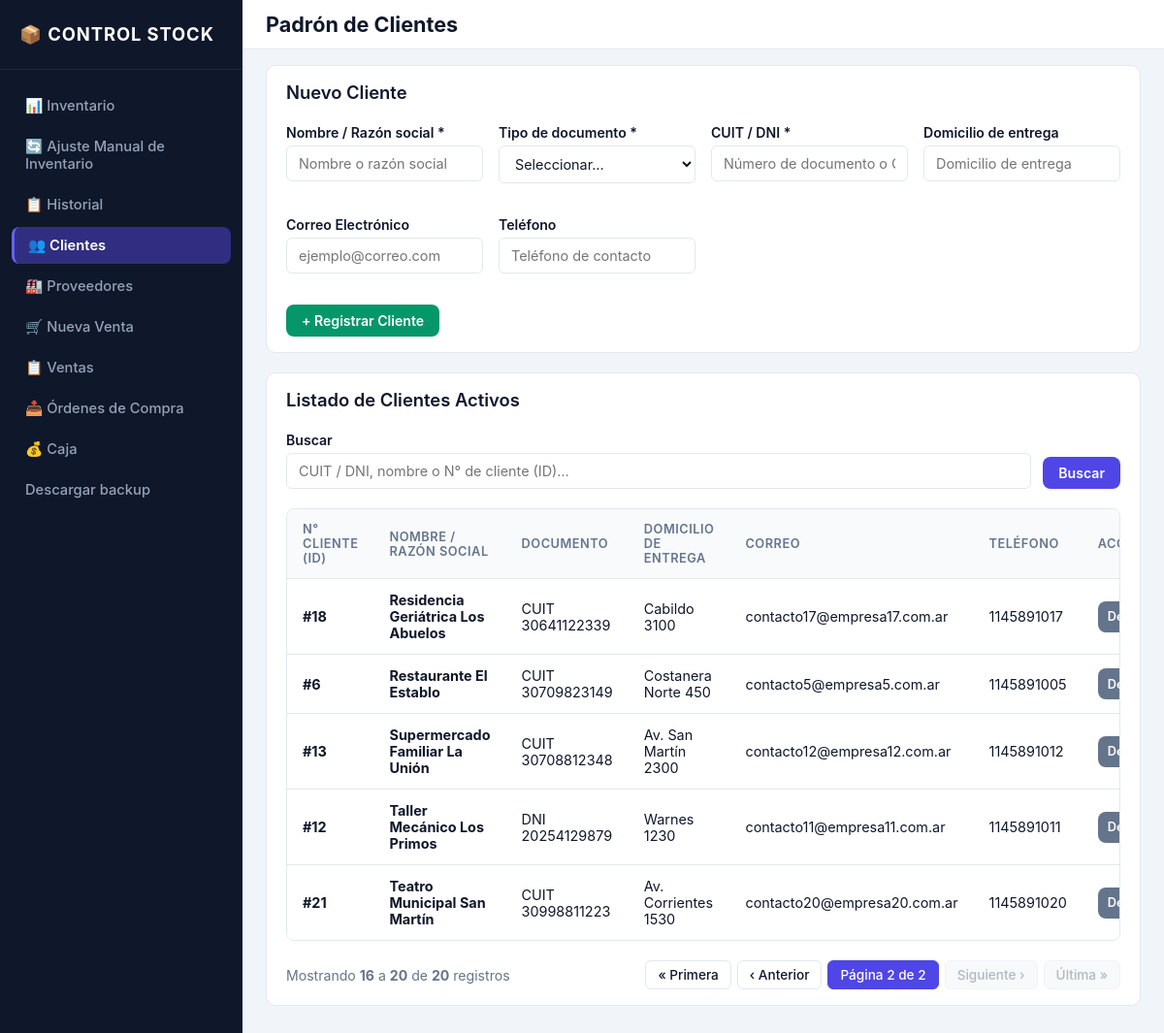
/clientes/?page=2, run on the app's committed database.
### inventario/models.py (models this page shows, shortened)
class Cliente(models.Model):
    TIPO_DOC_CHOICES = [
        ("DNI", "DNI"),
        ("CUIT", "CUIT"),
    ]
    nombre = models.CharField(max_length=150, verbose_name="Nombre / Razón social")
    tipo_documento = models.CharField(
        max_length=10,
        choices=TIPO_DOC_CHOICES,
        null=True,
        blank=True,
        verbose_name="Tipo de documento",
    )
    numero_documento = models.CharField(
        max_length=20,
        unique=True,
        null=True,
        blank=True,
        verbose_name="Número de documento",
    )
    domicilio = models.CharField(
        max_length=255,
        blank=True,
        default="",
        verbose_name="Domicilio de entrega",
    )
    correo = models.EmailField(blank=True, verbose_name="Correo electrónico")
    telefono = models.CharField(max_length=50, blank=True, verbose_name="Teléfono")
    activo = models.BooleanField(default=True, verbose_name="Activo")
    fecha_creacion = models.DateTimeField(auto_now_add=True, verbose_name="Fecha de creación")
    class Meta:
        verbose_name = "Cliente"
        verbose_name_plural = "Clientes"
        ordering = ["nombre"]

### inventario/views.py (the view, shortened to what this page needs)
# urls.py: path("clientes/", views.cliente_list_crear, name="cliente_list"),
def cliente_list_crear(request):
    if request.method == "POST":
        form = ClienteForm(request.POST)
        if form.is_valid():
            cliente = form.save()
            messages.success(request, f"Cliente '{cliente.nombre}' registrado con éxito.")
            return redirect("cliente_list")
    else:
        form = ClienteForm()
    clientes = Cliente.objects.filter(activo=True)
    query = request.GET.get("q", "").strip()
    paginator = Paginator(clientes, 15)
    page_number = request.GET.get("page")
    page_obj = paginator.get_page(page_number)
    return render(
        request,
        "inventario/cliente_list.html",
        {
            "clientes": page_obj,
            "page_obj": page_obj,
            "form": form,
            "query": query,
        },
    )

### inventario/templatetags/inventario_tags.py (called while the page is built)
@register.simple_tag(takes_context=True)
def param_replace(context, **kwargs):
    request = context.get("request")
    if not request:
        return ""
    params = request.GET.copy()
    for key, value in kwargs.items():
        if value is not None and value != "":
            params[key] = value
        else:
            params.pop(key, None)
    return params.urlencode()

### templates/inventario/cliente_list.html (shortened to what this page needs)
{% extends 'base.html' %}
{% block topbar_title %}Padrón de Clientes{% endblock %}
{% block content %}
<div class="card mb-20">
    <div class="card-header-flex">
        <h2 class="card-title">Nuevo Cliente</h2>
    </div>
    <form method="post">
        <div class="form-grid-row">
            <div class="form-group">
                <label class="form-label">Nombre / Razón social *</label>
                {{ form.nombre }}
            </div>
            <div class="form-group">
                <label class="form-label">Tipo de documento *</label>
                {{ form.tipo_documento }}
            </div>
            <div class="form-group">
                <label class="form-label">CUIT / DNI *</label>
                {{ form.numero_documento }}
            </div>
            <div class="form-group">
                <label class="form-label">Domicilio de entrega</label>
                {{ form.domicilio }}
            </div>
            <div class="form-group">
                <label class="form-label">Correo Electrónico</label>
                {{ form.correo }}
            </div>
            <div class="form-group">
                <label class="form-label">Teléfono</label>
                {{ form.telefono }}
            </div>
        </div>
        <button type="submit" class="btn btn-success">+ Registrar Cliente</button>
    </form>
</div>
<div class="card">
    <div class="card-header-flex">
        <h2 class="card-title">Listado de Clientes Activos</h2>
    </div>
    <form method="get" class="filter-form">
        <div class="filter-input-main">
            <label class="form-label">Buscar</label>
            <input type="text" name="q" value="{{ query }}" placeholder="CUIT / DNI, nombre o N° de cliente (ID)..." class="form-control">
        </div>
        <div>
            <button type="submit" class="btn btn-primary">Buscar</button>
        </div>
    </form>
    <div class="table-responsive">
        <table>
            <thead>
                <tr>
                    <th>N° Cliente (ID)</th>
                    <th>Nombre / Razón social</th>
                    <th>Documento</th>
                    <th>Domicilio de entrega</th>
                    <th>Correo</th>
                    <th>Teléfono</th>
                    <th>Acciones</th>
                </tr>
            </thead>
            <tbody>
                {% for c in clientes %}
                <tr class="row-normal">
                    <td><strong>#{{ c.id }}</strong></td>
                    <td><strong>{{ c.nombre }}</strong></td>
                    <td>{% if c.tipo_documento and c.numero_documento %}{{ c.tipo_documento }} {{ c.numero_documento }}{% else %}-{% endif %}</td>
                    <td>{{ c.domicilio|default:"-" }}</td>
                    <td>{{ c.correo|default:"-" }}</td>
                    <td>{{ c.telefono|default:"-" }}</td>
                    <td class="text-nowrap">
                        <a href="{% url 'cliente_desactivar' c.id %}" class="btn btn-secondary btn-sm" title="Dar de baja cliente">Desactivar</a>
                    </td>
                </tr>
                {% empty %}
                <tr>
                    <td colspan="7" class="empty-row">No se encontraron clientes registrados.</td>
                </tr>
                {% endfor %}
            </tbody>
        </table>
    </div>
    {% include 'inventario/includes/pagination.html' %}
</div>
{% endblock %}

### static/css/style.css (style rules this page uses)
:root { --color-bg-app: #f1f5f9; --color-card-bg: #ffffff; --color-topbar-bg: #ffffff; --color-border: #e2e8f0; --color-table-header-bg: #f8fafc; --color-sidebar-bg: #0f172a; --color-sidebar-hover: #1e293b; --color-sidebar-active: #312e81; --color-sidebar-active-border: #6366f1; --color-sidebar-brand-border: #1e293b; --color-sidebar-text: #94a3b8; --color-sidebar-text-active: #ffffff; --color-sidebar-brand-text: #ffffff; --color-text-main: #0f172a; --color-text-muted: #64748b; --color-btn-text: #ffffff; --color-btn-primary: #4f46e5; --color-btn-action: #0284c7; --color-btn-secondary: #64748b; --color-success: #059669; --color-warning: #d97706; --color-danger: #dc2626; --color-alert-success-bg: #dcfce7; --color-alert-success-text: #166534; --color-alert-success-border: #bbf7d0; --color-alert-warning-bg: #fef3c7; --color-alert-warning-text: #92400e; --color-alert-warning-border: #fde68a; --color-alert-danger-bg: #fee2e2; --color-alert-danger-text: #991b1b; --color-alert-danger-border: #fca5a5; --color-badge-info-bg: #e0e7ff; --color-badge-info-text: #3730a3; --color-row-danger-bg: #fef2f2; --color-row-warning-bg: #fffbeb; --color-row-normal-bg: #ffffff; --color-soft-primary-bg: #e0f2fe; --color-soft-primary-text: #0284c7; --color-soft-primary-hover-bg: #bae6fd; --color-soft-primary-hover-text: #0369a1; --color-soft-success-bg: #dcfce7; --color-soft-success-text: #15803d; --color-soft-success-hover-bg: #bbf7d0; --color-soft-success-hover-text: #166534; --color-soft-danger-bg: #fee2e2; --color-soft-danger-text: #b91c1c; --color-soft-danger-hover-bg: #fecaca; --color-soft-danger-hover-text: #991b1b; --color-shadow: rgba(0, 0, 0, 0.1); --color-backdrop: rgba(15, 23, 42, 0.6); --color-page-hover-bg: #f8fafc; --color-page-disabled-bg: #f1f5f9; }
* { box-sizing: border-box; margin: 0; padding: 0; font-family: -apple-system, BlinkMacSystemFont, "Segoe UI", Roboto, sans-serif; }
body { background-color: var(--color-bg-app); color: var(--color-text-main); }
.card { background: var(--color-card-bg); border: 1px solid var(--color-border); border-radius: 10px; padding: 16px 20px; margin-bottom: 16px; }
.card-header-flex { display: flex; justify-content: space-between; align-items: center; margin-bottom: 20px; flex-wrap: wrap; gap: 12px; }
.card-title { font-size: 1.15rem; color: var(--color-text-main); font-weight: 600; }
.btn { display: inline-flex; align-items: center; justify-content: center; padding: 8px 16px; border-radius: 8px; font-size: 0.88rem; font-weight: 600; text-decoration: none; border: none; cursor: pointer; color: var(--color-btn-text); transition: filter 0.15s ease; }
.btn-primary { background-color: var(--color-btn-primary); }
.btn-success { background-color: var(--color-success); }
.btn-secondary { background-color: var(--color-btn-secondary); }
.btn-sm { min-height: 32px; padding: 5px 10px; font-size: 0.8rem; white-space: nowrap; }
.filter-form { display: flex; gap: 12px; margin-bottom: 20px; flex-wrap: wrap; align-items: flex-end; }
.filter-input-main { flex: 2; min-width: 220px; }
.table-responsive { border-radius: 8px; overflow: hidden; border: 1px solid var(--color-border); }
table { width: 100%; border-collapse: collapse; text-align: left; }
th, td { padding: 13px 16px; font-size: 0.9rem; }
tbody td { vertical-align: middle; }
th { background-color: var(--color-table-header-bg); color: var(--color-text-muted); font-size: 0.8rem; text-transform: uppercase; letter-spacing: 0.04em; font-weight: 600; }
tbody tr { border-top: 1px solid var(--color-border); }
tr.row-normal { background-color: var(--color-row-normal-bg); }
.form-control { width: 100%; padding: 9px 12px; border: 1px solid var(--color-border); border-radius: 6px; margin-top: 4px; font-size: 0.9rem; color: var(--color-text-main); background-color: var(--color-card-bg); }
.form-group { margin-bottom: 16px; }
.form-label { font-weight: 600; font-size: 0.88rem; }
.text-nowrap { white-space: nowrap; }
.form-grid-row { display: grid; grid-template-columns: repeat(auto-fit, minmax(200px, 1fr)); gap: 16px; margin-bottom: 16px; }
.mb-20 { margin-bottom: 20px; }

### data on the page
Cliente: id "18", nombre "Residencia Geriátrica Los Abuelos", tipo_documento "CUIT", numero_documento "30641122339", domicilio "Cabildo 3100", correo "contacto17@empresa17.com.ar", telefono "1145891017"
Cliente: id "6", nombre "Restaurante El Establo", tipo_documento "CUIT", numero_documento "30709823149", domicilio "Costanera Norte 450", correo "contacto5@empresa5.com.ar", telefono "1145891005"
Cliente: id "13", nombre "Supermercado Familiar La Unión", tipo_documento "CUIT", numero_documento "30708812348", domicilio "Av. San Martín 2300", correo "contacto12@empresa12.com.ar", telefono "1145891012"
Cliente: id "12", nombre "Taller Mecánico Los Primos", tipo_documento "DNI", numero_documento "20254129879", domicilio "Warnes 1230", correo "contacto11@empresa11.com.ar", telefono "1145891011"
Cliente: id "21", nombre "Teatro Municipal San Martín", tipo_documento "CUIT", numero_documento "30998811223", domicilio "Av. Corrientes 1530", correo "contacto20@empresa20.com.ar", telefono "1145891020"

### other printed values
{{ page_obj.start_index }} "16"
{{ page_obj.end_index }} "20"
{{ page_obj.paginator.count }} "20"
{{ page_obj.number }} "2"
{{ page_obj.paginator.num_pages }} "2"
